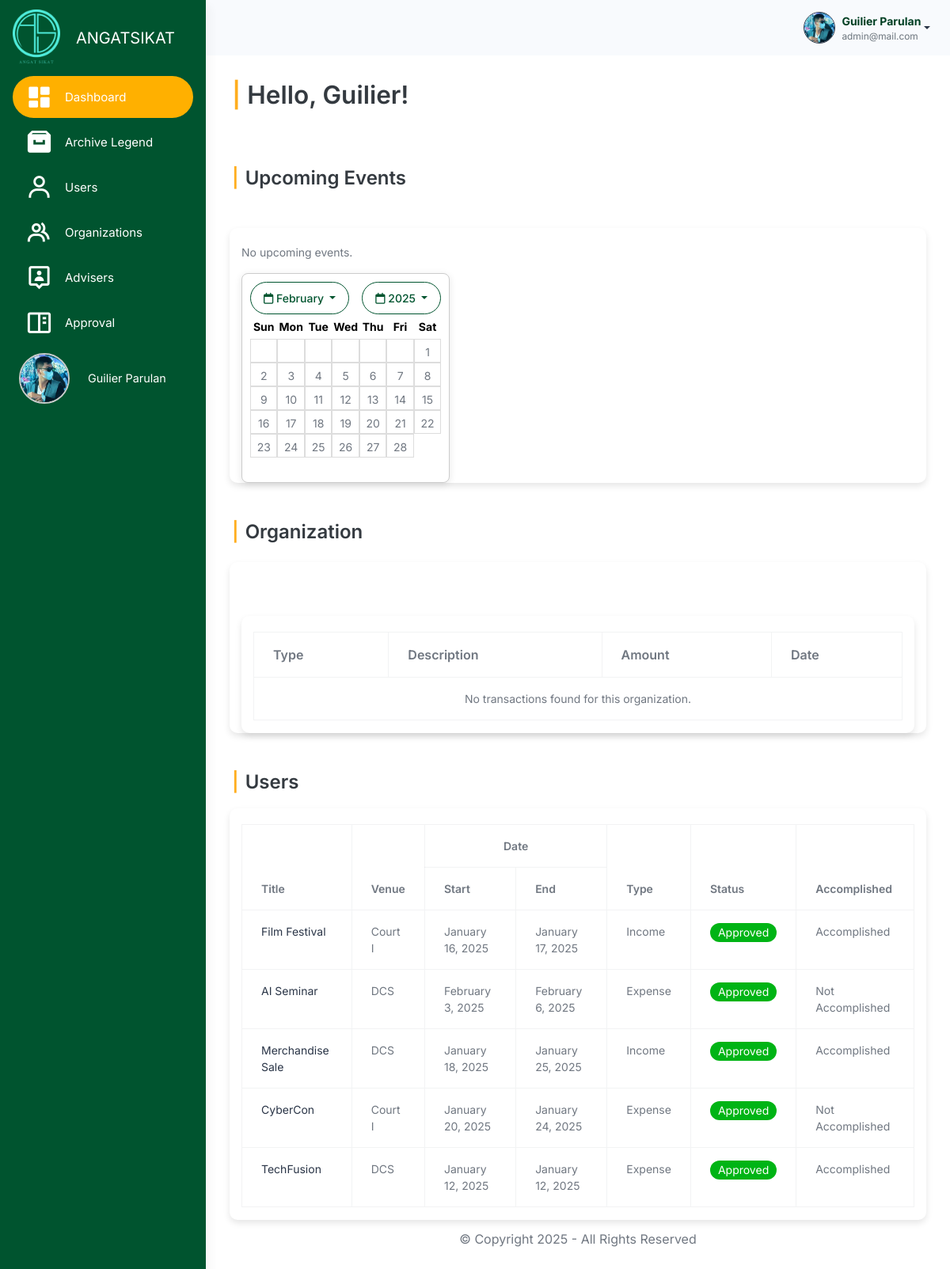
The app's page /src/dashboard/admin_dashboard.php (signed in) with its own data.
### tables this page shows
CREATE TABLE `users` (
  `user_id` int(11) NOT NULL,
  `username` varchar(100) NOT NULL,
  `password` varchar(255) NOT NULL,
  `profile_picture` varchar(255) NOT NULL,
  `first_name` varchar(255) NOT NULL,
  `last_name` varchar(255) NOT NULL,
  `email` varchar(100) NOT NULL,
  `role` enum('admin','officer','member') NOT NULL,
  `organization_id` int(11) DEFAULT NULL,
  `archived` tinyint(1) DEFAULT 0,
  `created_at` timestamp NOT NULL DEFAULT current_timestamp(),
  `position` enum('President','Treasurer') NOT NULL,
  `failed_attempts` int(11) DEFAULT 0,
  `is_locked` tinyint(1) DEFAULT 0,
  `last_failed_attempt` datetime DEFAULT NULL
);

CREATE TABLE `events` (
  `event_id` int(11) NOT NULL,
  `plan_id` int(11) NOT NULL,
  `title` varchar(255) NOT NULL,
  `event_venue` varchar(255) NOT NULL,
  `event_start_date` date NOT NULL,
  `event_end_date` date NOT NULL,
  `event_type` varchar(100) DEFAULT NULL,
  `event_status` enum('Pending','Approved','Disapproved') NOT NULL,
  `accomplishment_status` tinyint(1) DEFAULT 0,
  `total_amount` decimal(15,2) NOT NULL,
  `total_profit` decimal(15,2) NOT NULL,
  `organization_id` int(11) DEFAULT NULL,
  `created_by` int(11) DEFAULT NULL,
  `created_at` timestamp NOT NULL DEFAULT current_timestamp(),
  `archived` tinyint(1) DEFAULT 0
);

### src/dashboard/admin_dashboard.php (the view, shortened to what the rows shown need)
<?php
include("../connection.php");
include '../user_query.php';
include '../organization_query.php';
?>
<!doctype html>
<html lang="en">
<head>
    <link rel="stylesheet" href="../assets/css/styles.min.css" />
    <link rel="stylesheet" href="../activity_management/css/activities.css" />
    <link href="https://unpkg.com/boxicons@2.1.4/css/boxicons.min.css" rel="stylesheet" />
    <link rel="stylesheet" href="https://cdnjs.cloudflare.com/ajax/libs/font-awesome/6.6.0/css/all.min.css">
</head>
<body>
    <div class="page-wrapper" id="main-wrapper" data-layout="vertical" data-navbarbg="skin6" data-sidebartype="full"
        data-sidebar-position="fixed" data-header-position="fixed">
        <aside class="left-sidebar" id="sidebar">
            <div>
                <nav class="sidebar-nav scroll-sidebar" data-simplebar="">
                    <ul id="sidebarnav">
                        <li class="sidebar-item profile-container">
                            <a class="sidebar-link" href="../user/admin_profile.php" aria-expanded="false"
                                data-tooltip="Profile" style="display: flex; align-items: center; padding: 0.5rem;">
                                <div class="profile-pic-border"
                                    style="height: 4rem; width: 4rem; display: flex; justify-content: center; align-items: center; overflow: hidden; border-radius: 50%; border: 2px solid #ccc;">
                                    <img src="<?php echo !empty($profile_picture) ? '../user/' . htmlspecialchars($profile_picture) : '../user/uploads/default.png'; ?>"
                                        alt="Profile Picture" class="profile-pic"
                                        style="height: 100%; width: 100%; object-fit: cover;" />
                                </div>
                                <span class="profile-name" style="margin-left: 0.5rem; font-size: 0.9rem;">
                                    <?php echo htmlspecialchars($user['first_name']) . ' ' . htmlspecialchars($user['last_name']); ?>
                                </span>
                            </a>
                        </li>
                    </ul>
                </nav>
            </div>
        </aside>
        <div class="body-wrapper">
            <header class="app-header">
                <nav class="navbar navbar-expand-lg navbar-light">
                    <div class="navbar-collapse justify-content-end px-0" id="navbarNav">
                        <ul class="navbar-nav flex-row ms-auto align-items-center justify-content-end">
                            <li class="nav-item dropdown">
                                <div class="dropdown">
                                    <a href="#" class="dropdown-toggle d-flex align-items-center"
                                        data-bs-toggle="dropdown" aria-expanded="false" style="text-decoration: none;">
                                        <img class="border border-dark rounded-circle"
                                            src="<?php echo !empty($profile_picture) ? '../user/' . $profile_picture : '../user/uploads/default.png'; ?>"
                                            alt="Profile"
                                            style="width: 40px; height: 40px; margin-left: 10px; object-fit: cover;">
                                        <div class="d-flex flex-column align-items-start ms-2">
                                            <span style="font-weight: bold; color: #004024;">
                                                <?php echo htmlspecialchars($fullname); ?>
                                            </span>
                                            <span style="font-size: 0.85em; color: #6c757d;">
                                                <?php echo htmlspecialchars($email); ?>
                                            </span>
                                        </div>
                                    </a>
                                </div>
                            </li>
                        </ul>
                    </div>
                </nav>
            </header>
            <div class="container-fluid">
                <div class="row">
                    <h1 class="welcome-message h5 fw-bold mb-4">
                        <span class="text-warning fw-bold me-2">|</span>Hello,
                        <?php echo htmlspecialchars($user['first_name']); ?>!
                    </h1>
                    <div>
                        <h3 class="title h5 fw-bold mb-4 mt-5">
                        </h3>
                        <div class="mx-auto">
                            <div class="container">
                                <div class="container mt-5">
                                    <div id="tableContent" class="table-responsive">
                                        <table class="table table-bordered">
                                            <thead class="thead-light fw-bold">
                                                <tr class="fw-bold fs-4 text-dark">
                                                    <th>Type</th>
                                                    <th>Description</th>
                                                    <th>Amount</th>
                                                    <th>Date</th>
                                                </tr>
                                            </thead>
                                        </table>
                                    </div>
                                </div>
                            </div>
                        </div>
                        <div>
                            <?php
                                    $sql = "SELECT * FROM events WHERE archived = 0 AND organization_id = $organization_id ORDER BY event_id DESC LIMIT 5";
                                    $result = $conn->query($sql);
                                ?>
                            <div class="container">
                                <div id="tableContent" class="table-responsive">
                                    <table class="table table-bordered">
                                        <thead class="thead-light fw-bold">
                                            <tr>
                                                <th rowspan=2>Title</th>
                                                <th rowspan=2>Venue</th>
                                                <th colspan=2 style="text-align: center;"> Date </th>
                                                <th rowspan=2>Type</th>
                                                <th rowspan=2>Status</th>
                                                <th rowspan=2>Accomplished</th>
                                            </tr>
                                            <tr>
                                                <th>Start</th>
                                                <th>End</th>
                                            </tr>
                                        </thead>
                                        <tbody>
                                            <?php
                                                if ($result->num_rows > 0) {
                                                    while ($row = $result->fetch_assoc()) {
                                                        echo "<tr>
                                                                <td><a class='link-offset-2 link-underline link-underline-opacity-0' href='event_details.php?event_id={$row['event_id']}'>{$row['title']}</a></td>
                                                                <td>{$row['event_venue']}</td>
                                                                <td>" . date('F j, Y', strtotime($row['event_start_date'])) . "</td>
                                                                <td>" . date('F j, Y', strtotime($row['event_end_date'])) . "</td>
                                                                <td>{$row['event_type']}</td>
                                                                <td>";
                                                        if ($row['event_status'] == 'Pending') {
                                                            echo "<span class='badge rounded-pill pending'>Pending</span>";
                                                        } elseif ($row['event_status'] == 'Approved') {
                                                            echo "<span class='badge rounded-pill approved'>Approved</span>";
                                                        } elseif ($row['event_status'] == 'Disapproved') {
                                                            echo "<span class='badge rounded-pill disapproved'>Disapproved</span>";
                                                        }
                                                        echo "</td>";
                                                        echo "<td>";
                                                        echo ($row['accomplishment_status'] == 1)
                                                            ? "Accomplished"
                                                            : "Not Accomplished";
                                                        echo "</td>";
                                                        echo "</tr>";
                                                    }
                                                } else {
                                                    echo "<tr><td colspan='9' class='text-center'>No events found</td></tr>";
                                                }
                                                ?>
                                        </tbody>
                                    </table>
                                </div>
                            </div>
                        </div>
                    </div>
                    <div class="py-6 px-6 text-center d-none d-sm-block">
                        <p class="mb-0 fs-4">© Copyright 2025 - All Rights Reserved</p>
                    </div>
                </div>
            </div>
        </div>
    </div>
</body>
</html>

### records on screen
users: profile_picture (picture), first_name "Guilier", last_name "Parulan", fullname "Guilier Parulan", email "admin@mail.com"
events: title "Film Festival", event_venue "Court I", event_start_date "January 16, 2025", event_end_date "January 17, 2025", event_type "Income", event_status "Approved", accomplishment_status "Accomplished"
events: title "AI Seminar", event_venue "DCS", event_start_date "February 3, 2025", event_end_date "February 6, 2025", event_type "Expense", event_status "Approved", accomplishment_status "Not Accomplished"
events: title "Merchandise Sale", event_venue "DCS", event_start_date "January 18, 2025", event_end_date "January 25, 2025", event_type "Income", event_status "Approved", accomplishment_status "Accomplished"
events: title "CyberCon", event_venue "Court I", event_start_date "January 20, 2025", event_end_date "January 24, 2025", event_type "Expense", event_status "Approved", accomplishment_status "Not Accomplished"
events: title "TechFusion", event_venue "DCS", event_start_date "January 12, 2025", event_end_date "January 12, 2025", event_type "Expense", event_status "Approved", accomplishment_status "Accomplished"
